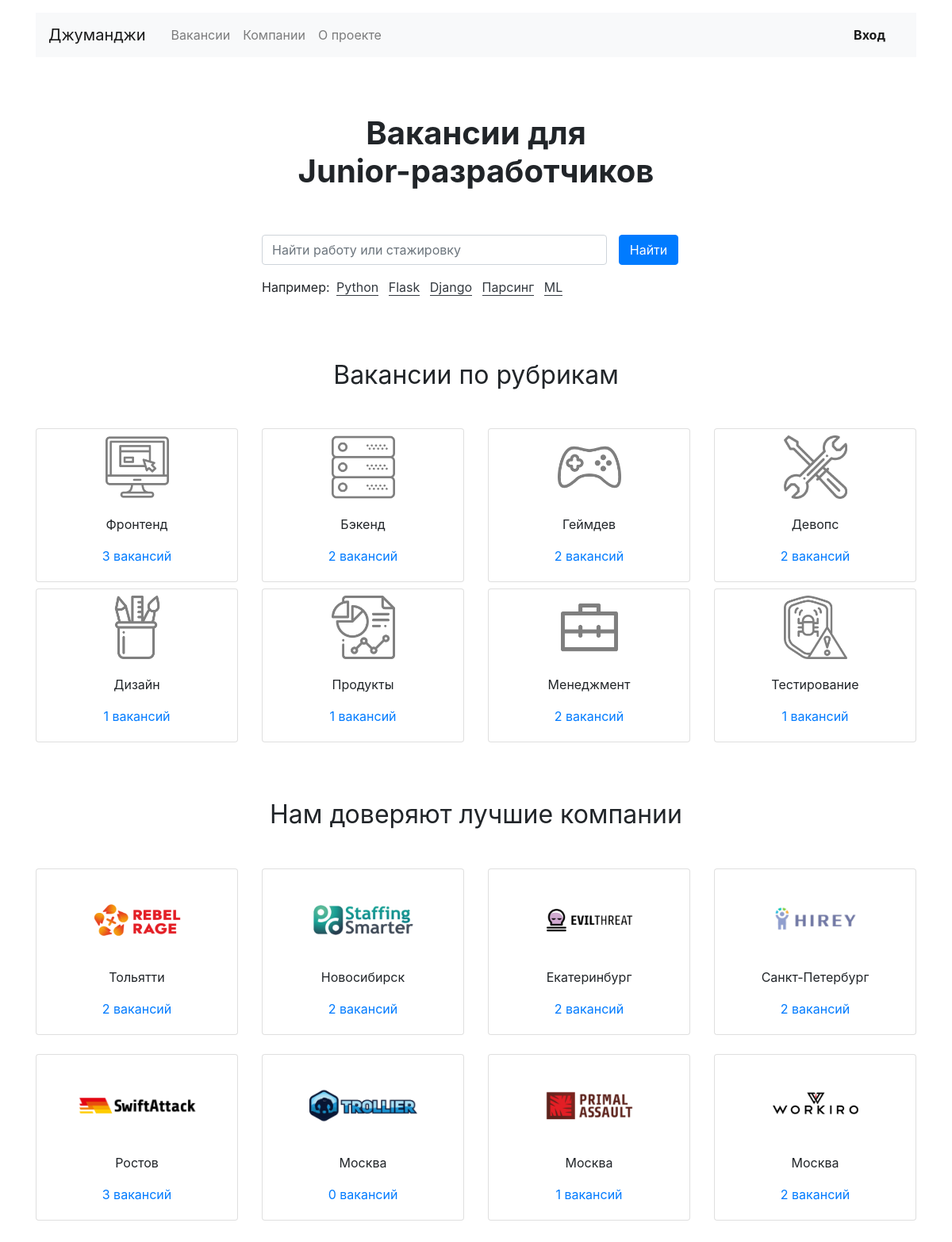
The page / on the database its author committed.
### vacancy/models.py (models this page shows, shortened)
class Speciality(models.Model):
    code = models.CharField(max_length=50)
    title = models.CharField(max_length=150)
    picture = models.ImageField(upload_to='MEDIA_SPECIALITY_IMAGE_DIR', height_field=None, width_field=None)

class Company(models.Model):
    name = models.CharField(max_length=50)
    location = models.CharField(max_length=50)
    logo = models.ImageField(upload_to='MEDIA_COMPANY_IMAGE_DIR', height_field=None, width_field=None)
    description = models.TextField(blank=True, null=True)
    employee_count = models.IntegerField(blank=True, null=True)
    company = models.ForeignKey(User, on_delete=models.CASCADE, blank=True, null=True)

### vacancy/views.py (the view)
# urls.py: path('', MainView.as_view(), name='main_page'),
class MainView(View):
    def get(self, request):
        specialities = Speciality.objects.all()[:8]
        companies = Company.objects.all()[:8]
        count_dict_spec = {spec.code: len(spec.vacancy.all()) for spec in specialities}
        count_dict_comp = {comp.name: len(comp.vacancy.all()) for comp in companies}
        context = {
                   'specialities': specialities,
                   'companies': companies,
                   'count_dict_spec': count_dict_spec,
                   'count_dict_comp': count_dict_comp
                   }
        return render(request, 'vacancy/index.html', context)

### vacancy/templates/vacancy/index.html
{% extends 'base.html' %}
{% block header %}
    <section>
      <h1 class="h1 text-center mx-auto mt-4 py-5"><strong>Вакансии для <br>Junior-разработчиков</strong></h1>
      <div class="row">
        <div class="col-12 col-md-8 col-lg-6 offset-lg-3 offset-md-2">
          <form class="form-inline mb-3">
            <div class="form-group col-8 col-md-10 pl-0">
              <input class="form-control w-100" type="search" placeholder="Найти работу или стажировку" aria-label="Найти работу или стажировку">
            </div>
            <div class="form-group col-4 col-md-2 pl-0">
              <button class="btn btn-primary w-100" type="submit">Найти</button>
            </div>
          </form>
          <p>Например:
            <a href="#" class="text-dark border-bottom border-dark m-1 text-decoration-none">Python</a>
            <a href="#" class="text-dark border-bottom border-dark m-1 text-decoration-none">Flask</a>
            <a href="#" class="text-dark border-bottom border-dark m-1 text-decoration-none">Django</a>
            <a href="#" class="text-dark border-bottom border-dark m-1 text-decoration-none">Парсинг</a>
            <a href="#" class="text-dark border-bottom border-dark m-1 text-decoration-none">ML</a>
          </p>
        </div>
      </div>
    </section>
{% endblock %}
{% block vacancy %}
    <section class="mt-5 pt-3">
      <h2 class="h2 font-weight-normal text-center mb-5">Вакансии по рубрикам</h2>
      <div class="row mb-0">
        {% for speciality in specialities %}
        <div class="col-6 col-md-6 col-lg-3">
          <div class="card pt-2 text-center mb-2">
            <img class="mx-auto d-block" src="{{ speciality.picture.url }}" width="80" height="80" alt="">
            <div class="card-body">
              <p class="card-text">{{ speciality.title }}</p>
              <p class="card-text"><a href="{% url 'speciality_page' speciality.code %}">
              {% for code, count in count_dict_spec.items %}
              {% if code == speciality.code %}
              {{count}} вакансий</a></p>
              {%endif%}
              {%endfor%}
            </div>
          </div>
        </div>
        {% endfor %}
      </div>
    </section>
{% endblock %}
{% block company %}
    <section class="my-5 pt-3">
      <h2 class="h2 font-weight-normal text-center mb-5">Нам доверяют лучшие компании</h2>
      <div class="row mb-0">
          {% for company in companies %}
        <div class="col-6 col-md-6 col-lg-3">
          <div class="card pt-4 text-center mb-4">
            <a href="#"><img class="mx-auto d-block" src="{{ company.logo.url }}" width="150" height="80" alt=""></a>
            <div class="card-body">
                <p class="card-text">{{ company.location }}</p>
              <p class="card-text"><a href="{% url 'companies_page' company.name %}">
                  {% for name, count in count_dict_comp.items %}
                  {% if name == company.name %}
                  {{count}} вакансий</a></p>
                  {%endif%}
                  {%endfor%}
            </div>
          </div>
        </div>
        {% endfor %}
      </div>
    </section>
{% endblock %}

### rows shown on the page
Speciality: picture (picture), title "Фронтенд", count_dict_spec "3"
Speciality: picture (picture), title "Бэкенд", count_dict_spec "2"
Speciality: picture (picture), title "Геймдев", count_dict_spec "2"
Speciality: picture (picture), title "Девопс", count_dict_spec "2"
Speciality: picture (picture), title "Дизайн", count_dict_spec "1"
Speciality: picture (picture), title "Продукты", count_dict_spec "1"
Speciality: picture (picture), title "Менеджмент", count_dict_spec "2"
Speciality: picture (picture), title "Тестирование", count_dict_spec "1"
Company: logo (picture), location "Тольятти", count_dict_comp "2"
Company: logo (picture), location "Новосибирск", count_dict_comp "2"
Company: logo (picture), location "Екатеринбург", count_dict_comp "2"
Company: logo (picture), location "Санкт-Петербург", count_dict_comp "2"
Company: logo (picture), location "Ростов", count_dict_comp "3"
Company: logo (picture), location "Москва", count_dict_comp "0"
Company: logo (picture), location "Москва", count_dict_comp "1"
Company: logo (picture), location "Москва", count_dict_comp "2"
